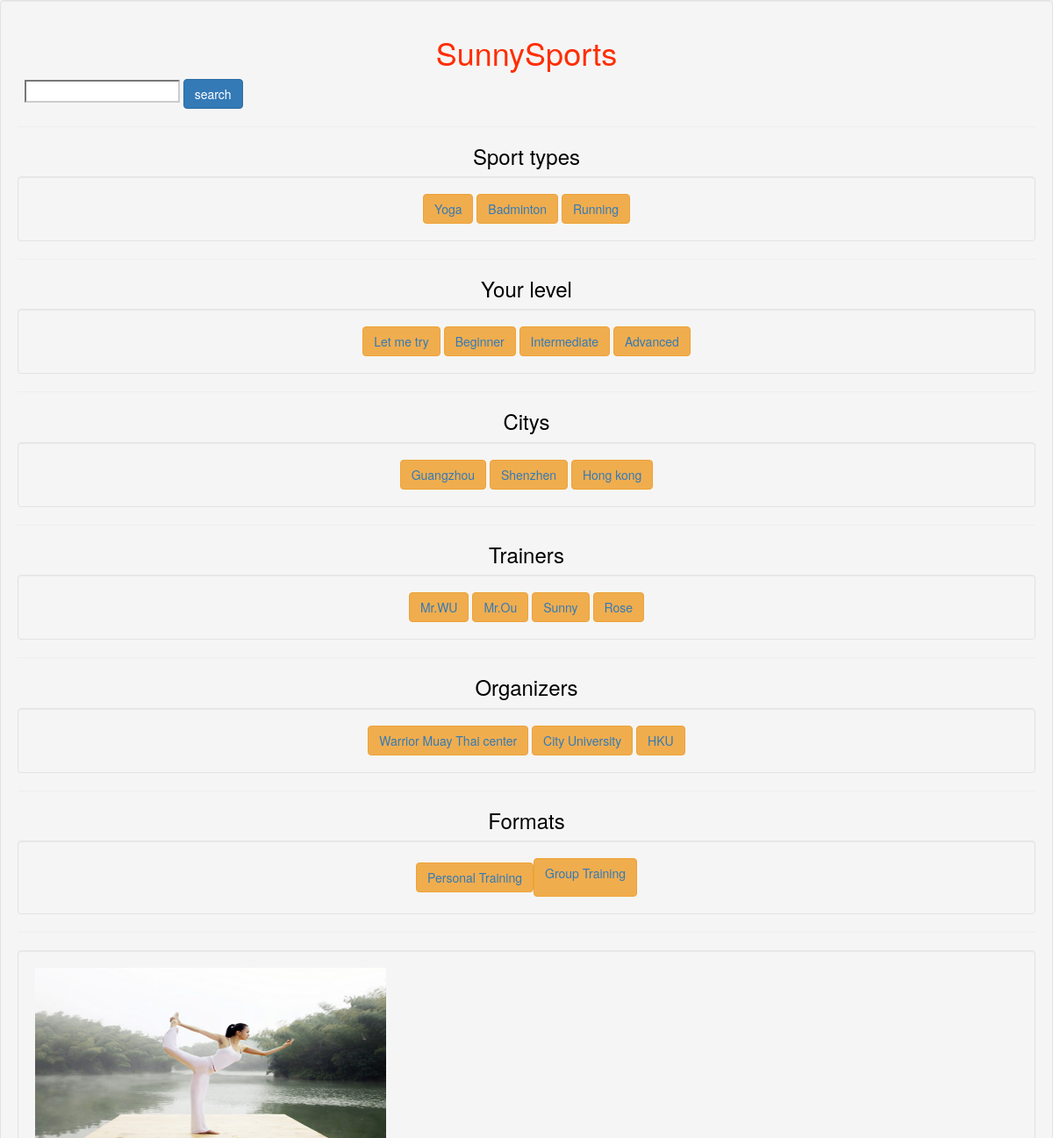
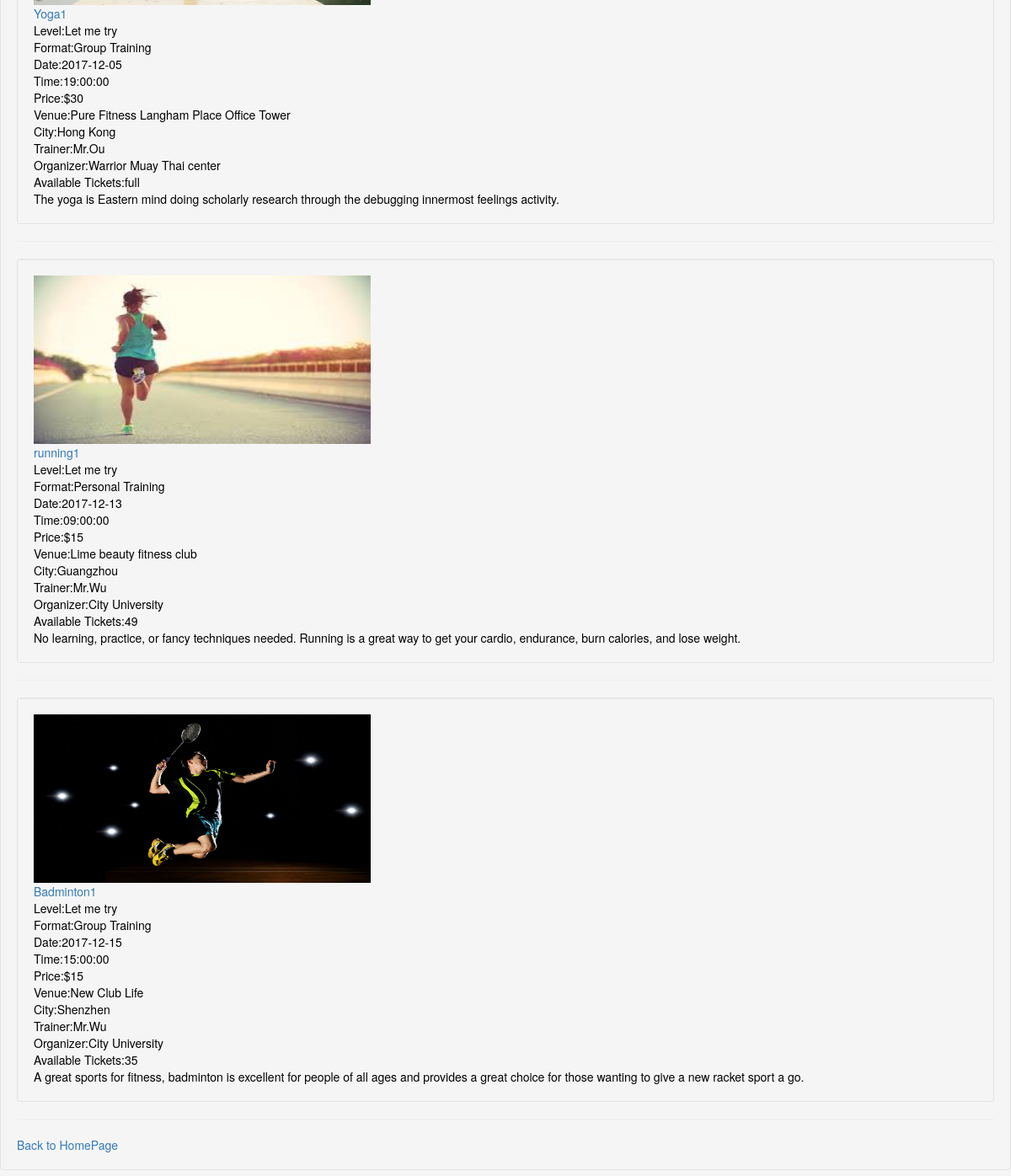
The page /CodeIgniter/index.php/SunnySports/listing/1/2 on the database its author committed (2 pictures, top to bottom).
### tables this page shows
CREATE TABLE `sessions` (
  `Session_ID` int(11) NOT NULL,
  `Session_Title` varchar(40) NOT NULL,
  `Date` date NOT NULL,
  `Time` time NOT NULL,
  `Price` double NOT NULL,
  `Available_Tickets` int(11) NOT NULL,
  `Format_ID` int(11) NOT NULL,
  `Level_ID` int(11) NOT NULL,
  `Venue_ID` int(11) NOT NULL,
  `City_ID` int(11) NOT NULL,
  `Sport_ID` int(11) NOT NULL
);

CREATE TABLE `levels` (
  `Level_ID` int(11) NOT NULL,
  `Level` varchar(40) NOT NULL
);

CREATE TABLE `formats` (
  `Format_ID` int(11) NOT NULL,
  `Session_Format` varchar(40) NOT NULL
);

CREATE TABLE `venues` (
  `Venue_ID` int(11) NOT NULL,
  `Venue_Name` varchar(40) NOT NULL,
  `City_ID` int(11) NOT NULL
);

CREATE TABLE `cities` (
  `City_ID` int(11) NOT NULL,
  `City_Name` varchar(40) NOT NULL
);

CREATE TABLE `trainers` (
  `Trainer_ID` int(11) NOT NULL,
  `Trainer_Name` varchar(40) NOT NULL
);

CREATE TABLE `organizers` (
  `Organizer_ID` int(11) NOT NULL,
  `Organizer_Name` varchar(40) NOT NULL
);

CREATE TABLE `sports` (
  `Sport_ID` int(11) NOT NULL,
  `Sport_Name` varchar(40) NOT NULL,
  `Theme_Photo` varchar(200) DEFAULT NULL,
  `Short_Description` varchar(160) DEFAULT NULL,
  `Long_Description` varchar(1000) DEFAULT NULL
);

### CodeIgniter/application/controllers/SunnySports.php (called while the page is built, shortened)
<?php if ( ! defined('BASEPATH')) exit('No direct script access allowed');
class SunnySports extends CI_Controller {
  public function listing()
  {
				$this->load->database();
				$sql_string = "";
				if($this->uri->segment(4)==1){
					$sql_string = "SELECT * FROM sessions NATURAL JOIN formats NATURAL JOIN venues NATURAL JOIN cities
					NATURAL JOIN sports NATURAL JOIN levels NATURAL JOIN sessions_organizers NATURAL JOIN organizers
					NATURAL JOIN sessions_trainers NATURAL JOIN trainers"
												. " WHERE sport_id='"
												. $this->uri->segment(3)
												. "' ";
				}
				else if($this->uri->segment(4)==2){
					$sql_string = "SELECT * FROM sessions NATURAL JOIN formats NATURAL JOIN venues NATURAL JOIN cities
					NATURAL JOIN sports NATURAL JOIN levels NATURAL JOIN sessions_organizers NATURAL JOIN organizers
					NATURAL JOIN sessions_trainers NATURAL JOIN trainers"
												. " WHERE level_id='"
												. $this->uri->segment(3)
												. "' ";
				}
				$sql_query = $this->db->query($sql_string);
				$data["query_listing"] = $sql_query;
				$this->load->view('HomePage', $data);
        $this->load->view('sports_listing', $data);
  }
}

### CodeIgniter/index.php (called while the page is built, shortened)
<?php
require_once BASEPATH.'core/CodeIgniter.php';

### CodeIgniter/application/views/sports_listing.php (the view)
<hr>
<?php
foreach ($query_listing->result() as $row)
			{
				$full = "full";
				if($row->Available_Tickets > 0){
					$full = $row->Available_Tickets;
				}
				?>
				<?php
      echo
			'<p class="well">'
			.'<a href="/CodeIgniter/index.php/SunnySports/session/'
			. $row->Session_ID . '/' . $row->Sport_ID .'">'
			.'<img src="http://localhost/CodeIgniter/image/' . $row->Session_Title . '.jpg" width="400" height="200"><br>'
      . $row->Session_Title . "</a>"
			. '<br>Level:' . $row->Level
			. '<br>Format:' . $row->Session_Format
			. '<br>Date:' . $row->Date
			. '<br>Time:' . $row->Time
			. '<br>Price:$'. $row->Price
      . '<br>Venue:' . $row->Venue_Name
			. '<br>City:' . $row->City_Name
			. '<br>Trainer:' . $row->Trainer_Name
			. '<br>Organizer:' . $row->Organizer_Name
			. '<br>Available Tickets:' . $full
			. '<br>' . $row->Short_Description .'<hr>'
			.	'</p>';
      }
?>
<a href="/CodeIgniter/index.php/SunnySports">Back to HomePage</a>
</body>
</html>

### rows shown on the page
sessions: Session_Title (picture), Session_Title "Yoga1", Level_ID.Level "Let me try", Format_ID.Session_Format "Group Training", Date "2017-12-05", Time "19:00:00", Price "30", Venue_ID.Venue_Name "Pure Fitness Langham Place Office Tower", City_ID.City_Name "Hong Kong", trainers.Trainer_Name "Mr.Ou", organizers.Organizer_Name "Warrior Muay Thai center", full "full", Sport_ID.Short_Description "The yoga is Eastern mind doing scholarly research through the debugging innermost feelings activity."
sessions: Session_Title (picture), Session_Title "running1", Level_ID.Level "Let me try", Format_ID.Session_Format "Personal Training", Date "2017-12-13", Time "09:00:00", Price "15", Venue_ID.Venue_Name "Lime beauty fitness club", City_ID.City_Name "Guangzhou", trainers.Trainer_Name "Mr.Wu", organizers.Organizer_Name "City University", Available_Tickets "49", Sport_ID.Short_Description "No learning, practice, or fancy techniques needed. Running is a great way to get your cardio, endurance, burn calories, and lose weight."
sessions: Session_Title (picture), Session_Title "Badminton1", Level_ID.Level "Let me try", Format_ID.Session_Format "Group Training", Date "2017-12-15", Time "15:00:00", Price "15", Venue_ID.Venue_Name "New Club Life", City_ID.City_Name "Shenzhen", trainers.Trainer_Name "Mr.Wu", organizers.Organizer_Name "City University", Available_Tickets "35", Sport_ID.Short_Description "A great sports for fitness, badminton is excellent for people of all ages and provides a great choice for those wanting to give a new racket sport a go."
